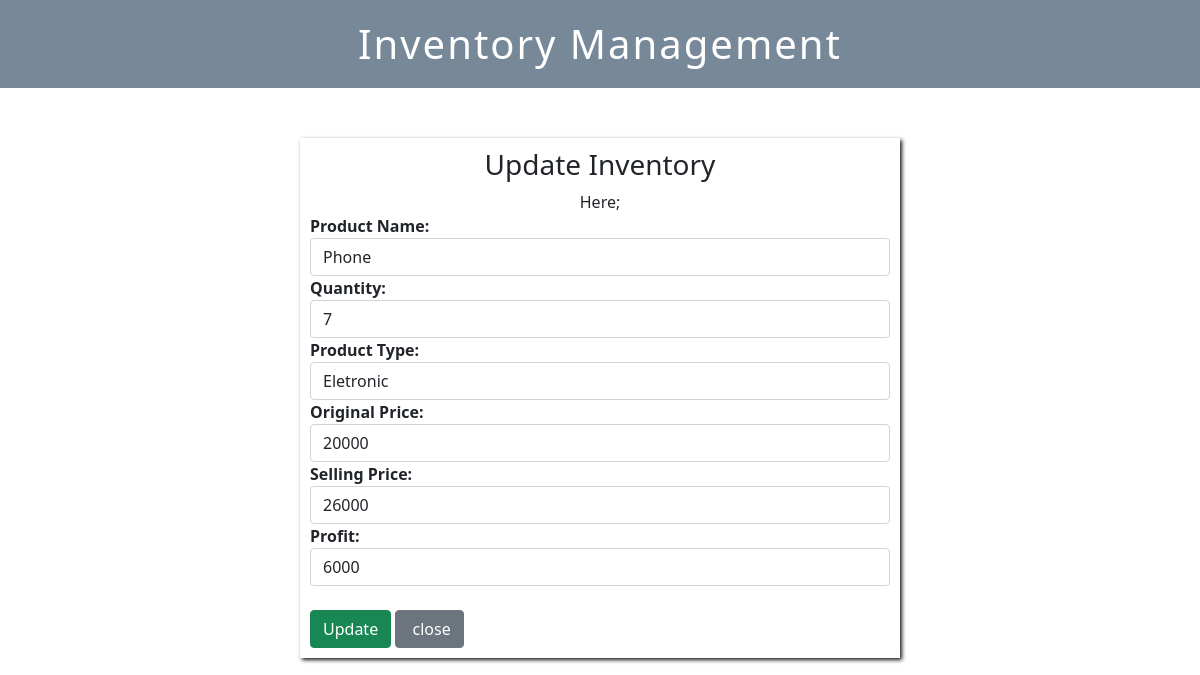
The app's page /update.php?id=14 with its own data.
### tables this page shows
CREATE TABLE `inventory_details` (
  `product_id` int(20) NOT NULL,
  `product_name` varchar(30) NOT NULL,
  `quantity` int(30) NOT NULL,
  `measurement` text NOT NULL,
  `original_price` int(60) NOT NULL,
  `profit` int(60) NOT NULL,
  `selling_price` int(60) NOT NULL
);

### update.php (the view, shortened to what this page needs)
<?php include('header.php');?>
<?php include('db.php'); ?>
	<?php
	if(isset($_GET['id'])){
		$id=$_GET['id'];
			$query="SELECT * FROM `inventory_details` WHERE  `product_id`='$id'";
			$result=mysqli_query($connection, $query);
			if(!$result){
				die("query Failed".mysqli_error($connection));
			}
			else{
				$row=mysqli_fetch_assoc($result);
	}
}
	?>
  <link href="style.css" rel="stylesheet">
<div class="container" style="
  display: flex;
  flex-direction: column;
  justify-content: center;
  max-width: 600px;
  box-shadow: 2px 2px 4px rgba(0.9,0,0,0.9);
  padding: 10px;
  margin-top: 10px;
">
    <h3 style="text-align: center;">Update Inventory</h3>
    <div class="title"  style="text-align: center;">Here;</div>
<form action="update.php?id_new=<?php echo $id;?>" method="post">
  <div class="form-group" style="width: 100%;">
        	<label><b>Product Name:</b></label>
    <input type="text" class="form-control" placeholder="Enter your name"
      name="product_name" value="<?php echo $row['product_name']?>">
      </div>
       <div class="form-group" style="width: 100%;">
       	 <label><b>Quantity:</b></label>
    <input type="number" class="form-control" placeholder="Enter amount" name="quantity"
     value="<?php echo $row['quantity']?>">
      </div>
       <div class="form-group" style="width: 100%;">
       	 <label><b>Product Type:</b></label>
    <input type="text" class="form-control" placeholder="Enter measurement" name="measurement" value="<?php echo $row['measurement']?>">
      </div>
       <div class="form-group" style="width: 100%;">
       	 <label><b>Original Price:</b></label>
    <input type="number" class="form-control" placeholder="Enter original_price" name="original_price" value="<?php echo $row['original_price']?>">
      </div>
      <div class="form-group" style="width: 100%;">
      	 <label><b>Selling Price:</b></label>
    <input type="number" class="form-control" placeholder="Enter sellprice"
    name="selling_price" value="<?php echo $row['selling_price']?>">
      </div>
        <div class="form-group" style="width: 100%;">
        <label><b>Profit:</b></label>
    <input type="number" class="form-control" placeholder="Enter profit" name="profit"
    value="<?php echo $row['profit']?>">
  </div>
      <br>
      <input type="submit" name="update_inventory" class="btn btn-success" value="Update">
        <a class="btn btn-secondary" href="index.php" style="text-decoration: none; color:white; "><span class="fa fa-user"></span>&nbsp;close</a>
  </form>
</div>
<?php include('footer.php');?>

### style.css (style rules this page uses)
.container { margin-top:50px; }

### records on screen
inventory_details: product_name "Phone", quantity "7", measurement "Eletronic", original_price "20000", selling_price "26000", profit "6000"
